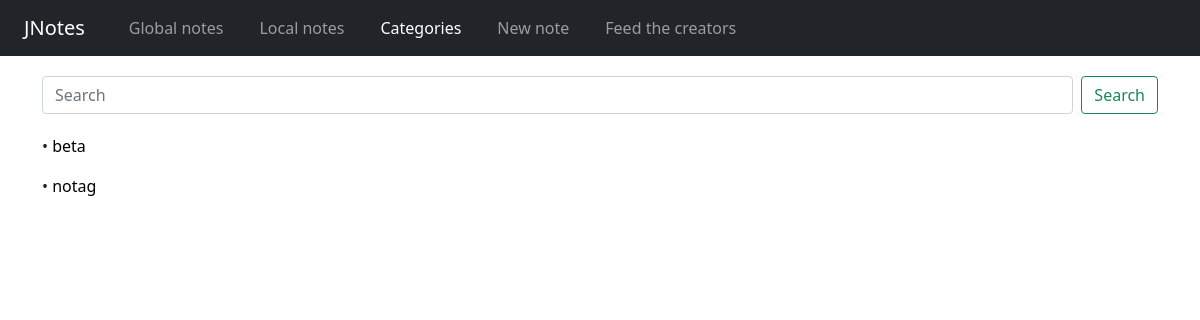
/categories/, run on an earlier commit of the app's database.
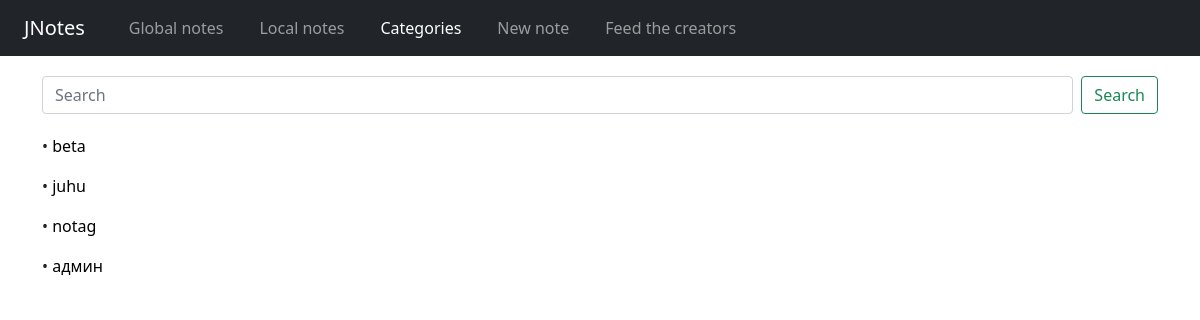
And on a later commit of the database.
### notes/models.py (models this page shows, shortened)
class Category(models.Model):
    name = models.CharField(max_length=255, unique=True, editable=True)
    def __str__(self):
        return self.name
    class Meta:
        verbose_name = 'Категория'
        verbose_name_plural = 'Категории'
        ordering = ['name']

### notes/views.py (the view)
# urls.py: path('categories/', CategoriesList.as_view(), name='categories-view'),
class CategoriesList(View):
    def get(self, request, *args, **kwargs):
        for item in Category.objects.all():  # цикл удаляет категории у которых нет записей
            if len(Note.objects.filter(category_note_id=item.pk)) == 0:
                Category.objects.get(name=item).delete()
        model = Category.objects.order_by('name')
        return render(request, 'notes/categories_list.html', {'categories': model})

### notes/templates/notes/categories_list.html (shortened to what this page needs)
{% extends 'base.html' %}
{% load static %}
{% block content %}
<link rel="stylesheet" href="{% static 'css/categories_list.css' %}">
{% include 'inc/_search_field.html' %}
<div class="container categories-container">
    <div class="row">
        {% for category in categories %}
        <p class="various-categories">&bull; <a class='col-12' href="{%  url 'notes:one-category' category.pk %}">{{ category }}</a></p>
        {% endfor %}
    </div>
</div>
{% endblock %}

What changed in the data, as far as the page shows it:
added Category: name "juhu"
added Category: name "админ"
